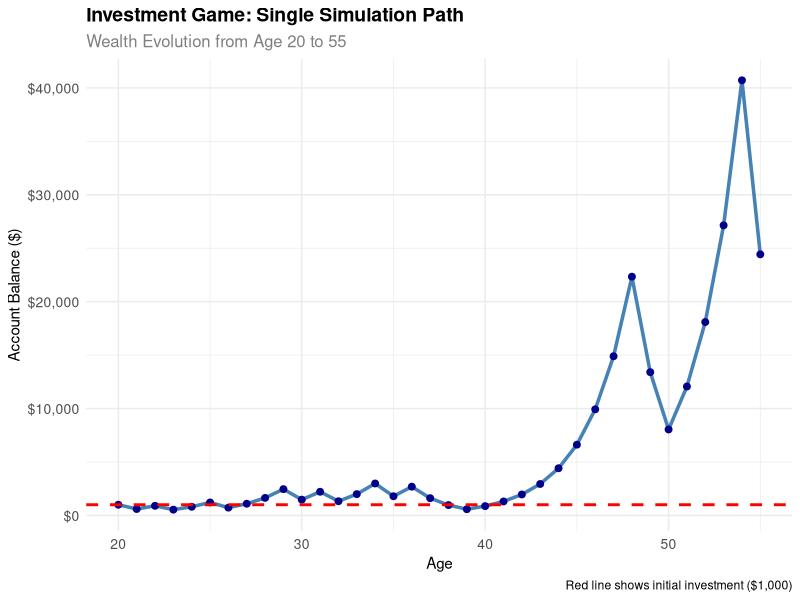
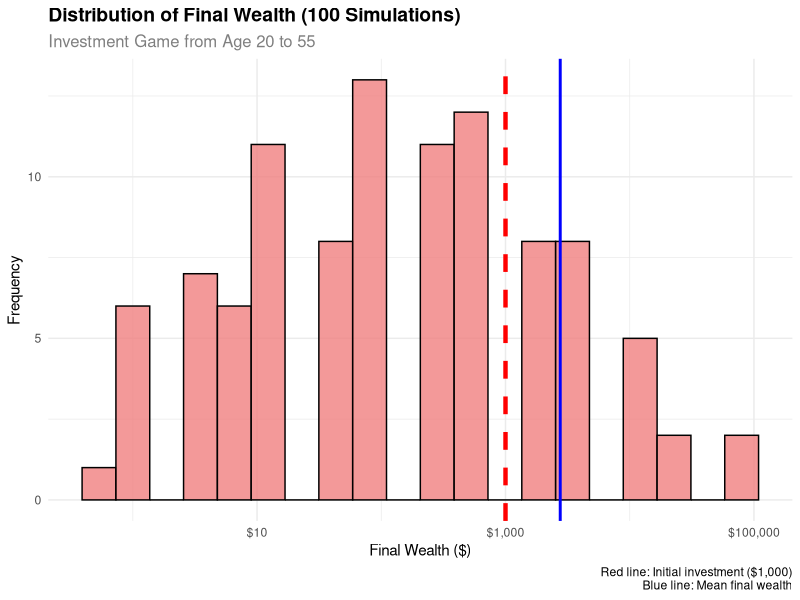
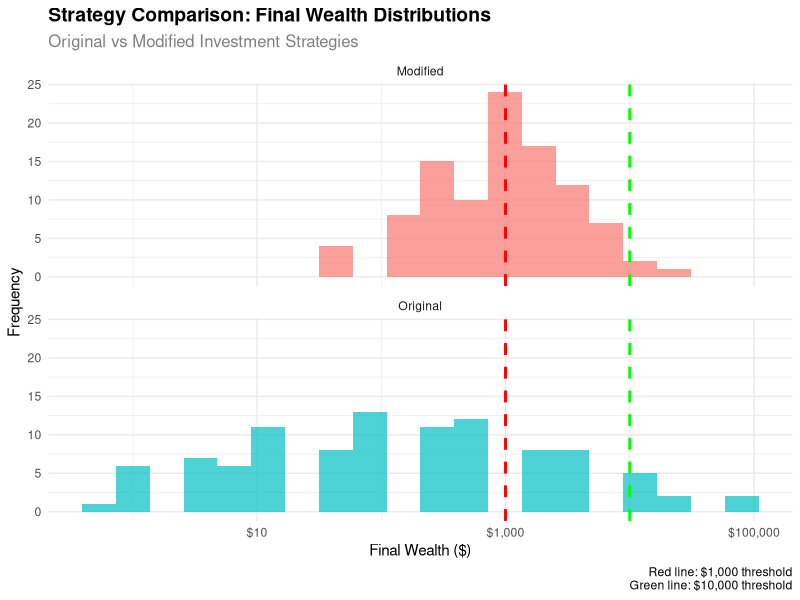
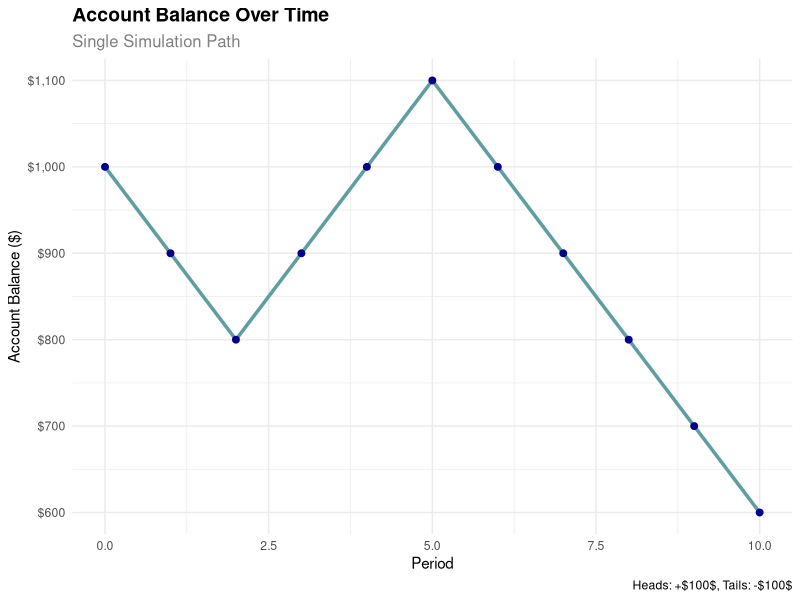
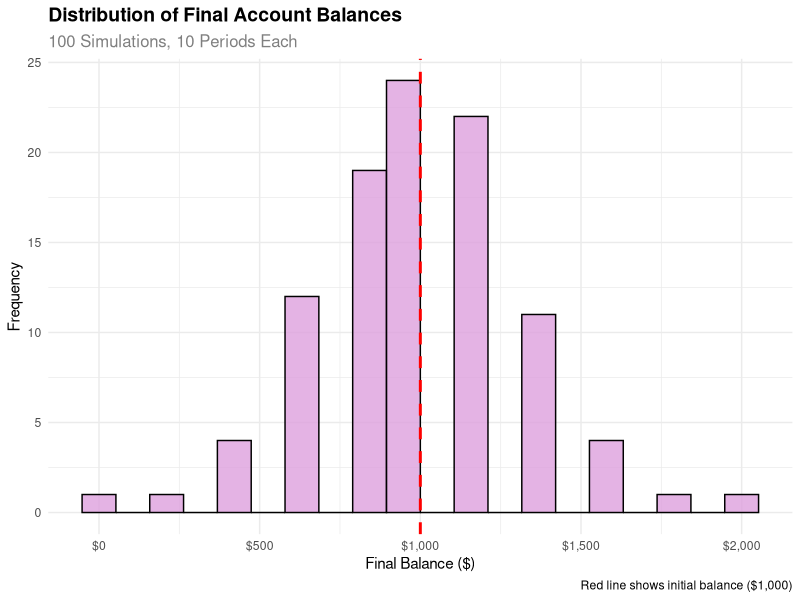

Write the R code that produced these figures, in order.
## ---- chunk 1
#| label: setup
#| echo: true

# Load required libraries
suppressPackageStartupMessages({
  library(tidyverse)
  library(ggplot2)
  library(scales)
})

# Set seed for reproducibility
set.seed(123)
## ---- chunk 2
#| label: expected-value
#| echo: true
#| fig-cap: Expected value calculation for the investment game

# Parameters for the original game
initial_wealth <- 1000
heads_multiplier <- 1.5  # +50% gain
tails_multiplier <- 0.6  # -40% loss
probability_heads <- 0.5

# Calculate expected value after one coin flip
expected_value_one_flip <- probability_heads * (initial_wealth * heads_multiplier) + 
                          (1 - probability_heads) * (initial_wealth * tails_multiplier)

# Calculate expected return rate
expected_return_rate <- (expected_value_one_flip - initial_wealth) / initial_wealth

cat("Expected value after 1 coin flip: $", round(expected_value_one_flip, 2), "\n")
cat("Expected return rate: ", round(expected_return_rate * 100, 2), "%\n")
cat("Is expected value positive? ", expected_value_one_flip > initial_wealth, "\n")
## ---- chunk 3
#| label: expectation-analysis
#| echo: true

cat("ANALYSIS:\n")
cat("=========\n")
cat("Expected value: $", round(expected_value_one_flip, 2), "\n")
cat("Initial wealth: $", initial_wealth, "\n")
cat("Difference: $", round(expected_value_one_flip - initial_wealth, 2), "\n\n")

if (expected_value_one_flip > initial_wealth) {
  cat("The expected value is POSITIVE, suggesting the game is favorable.\n")
  cat("However, this is misleading because it doesn't account for the multiplicative nature of the game.\n")
  cat("In reality, the geometric mean return is what matters for long-term wealth growth.\n")
} else {
  cat("The expected value is NEGATIVE, suggesting the game is unfavorable.\n")
}

# Calculate geometric mean return
geometric_mean_return <- sqrt(heads_multiplier * tails_multiplier)
cat("\nGeometric mean return per flip:", round(geometric_mean_return, 4), "\n")
cat("This means wealth will DECLINE over time (geometric mean < 1)\n")
## ---- chunk 4
#| label: single-simulation
#| echo: true
#| fig-cap: Single simulation showing wealth evolution over time

# Function to simulate one path
simulate_investment_path <- function(initial_wealth, n_periods, heads_mult, tails_mult) {
  wealth <- initial_wealth
  path <- numeric(n_periods + 1)
  path[1] <- initial_wealth
  
  for (i in 1:n_periods) {
    coin_flip <- rbinom(1, 1, 0.5)
    if (coin_flip == 1) {
      wealth <- wealth * heads_mult
    } else {
      wealth <- wealth * tails_mult
    }
    path[i + 1] <- wealth
  }
  
  return(path)
}

# Simulate one path (assuming 35 years from age 20 to 55)
n_periods <- 35
single_path <- simulate_investment_path(initial_wealth, n_periods, heads_multiplier, tails_multiplier)

# Create data frame for plotting
simulation_data <- tibble(
  age = 20:(20 + n_periods),
  wealth = single_path
)

# Create time series plot
ggplot(simulation_data, aes(x = age, y = wealth)) +
  geom_line(color = "steelblue", linewidth = 1.2) +
  geom_point(color = "darkblue", size = 2) +
  geom_hline(yintercept = initial_wealth, color = "red", linetype = "dashed", linewidth = 1) +
  labs(
    title = "Investment Game: Single Simulation Path",
    subtitle = "Wealth Evolution from Age 20 to 55",
    x = "Age",
    y = "Account Balance ($)",
    caption = "Red line shows initial investment ($1,000)"
  ) +
  scale_y_continuous(labels = dollar_format()) +
  theme_minimal() +
  theme(
    plot.title = element_text(size = 14, face = "bold"),
    plot.subtitle = element_text(size = 12, color = "gray50"),
    axis.text = element_text(size = 10)
  )

# Show final results
cat("SINGLE SIMULATION RESULTS:\n")
cat("==========================\n")
cat("Initial wealth: $", initial_wealth, "\n")
cat("Final wealth: $", round(single_path[length(single_path)], 2), "\n")
cat("Total return: ", round((single_path[length(single_path)] / initial_wealth - 1) * 100, 2), "%\n")
cat("Are you happy? ", ifelse(single_path[length(single_path)] > initial_wealth, "YES!", "NO..."), "\n")
## ---- chunk 5
#| label: multiple-simulations
#| echo: true
#| fig-cap: Distribution of final wealth from 100 simulations

# Run 100 simulations
n_simulations <- 100
final_wealths <- numeric(n_simulations)

for (i in 1:n_simulations) {
  path <- simulate_investment_path(initial_wealth, n_periods, heads_multiplier, tails_multiplier)
  final_wealths[i] <- path[length(path)]
}

# Create data frame for analysis
simulation_results <- tibble(
  simulation = 1:n_simulations,
  final_wealth = final_wealths
)

# Create histogram
ggplot(simulation_results, aes(x = final_wealth)) +
  geom_histogram(bins = 20, fill = "lightcoral", alpha = 0.8, color = "black") +
  geom_vline(xintercept = initial_wealth, color = "red", linetype = "dashed", linewidth = 1.5) +
  geom_vline(xintercept = mean(final_wealths), color = "blue", linetype = "solid", linewidth = 1) +
  labs(
    title = "Distribution of Final Wealth (100 Simulations)",
    subtitle = "Investment Game from Age 20 to 55",
    x = "Final Wealth ($)",
    y = "Frequency",
    caption = "Red line: Initial investment ($1,000)\nBlue line: Mean final wealth"
  ) +
  scale_x_continuous(labels = dollar_format(), trans = "log10") +
  theme_minimal() +
  theme(
    plot.title = element_text(size = 14, face = "bold"),
    plot.subtitle = element_text(size = 12, color = "gray50")
  )

# Summary statistics
summary_stats <- simulation_results %>%
  summarise(
    mean_wealth = mean(final_wealth),
    median_wealth = median(final_wealth),
    min_wealth = min(final_wealth),
    max_wealth = max(final_wealth),
    prob_above_initial = mean(final_wealth > initial_wealth)
  )

cat("MULTIPLE SIMULATIONS RESULTS (100 runs):\n")
cat("========================================\n")
print(summary_stats)

cat("\nAre you happy with these results?\n")
cat("The median wealth is $", round(median(final_wealths), 2), 
    " which is ", ifelse(median(final_wealths) > initial_wealth, "above", "below"), 
    " the initial investment.\n")
cat("Only ", round(mean(final_wealths > initial_wealth) * 100, 1), 
    "% of simulations resulted in wealth above the initial $1,000.\n")
## ---- chunk 6
#| label: probability-analysis
#| echo: true

# Calculate probability of wealth > $1,000 at age 55
prob_above_1000 <- mean(final_wealths > 1000)

cat("PROBABILITY ANALYSIS:\n")
cat("====================\n")
cat("Probability of wealth > $1,000 at age 55: ", round(prob_above_1000, 3), "\n")
cat("This means there's a ", round(prob_above_1000 * 100, 1), 
    "% chance of having more than your initial investment.\n")
cat("Conversely, there's a ", round((1 - prob_above_1000) * 100, 1), 
    "% chance of losing money.\n")

# Additional probability insights
prob_above_5000 <- mean(final_wealths > 5000)
prob_above_10000 <- mean(final_wealths > 10000)

cat("\nAdditional probabilities:\n")
cat("P(wealth > $5,000): ", round(prob_above_5000, 3), "\n")
cat("P(wealth > $10,000): ", round(prob_above_10000, 3), "\n")
## ---- chunk 7
#| label: modified-strategy
#| echo: true
#| fig-cap: Comparison between original and modified strategies

# Modified strategy: bet exactly 50% of current balance each time
simulate_modified_strategy <- function(initial_wealth, n_periods) {
  wealth <- initial_wealth
  path <- numeric(n_periods + 1)
  path[1] <- initial_wealth
  
  for (i in 1:n_periods) {
    # Bet exactly 50% of current wealth
    bet_amount <- wealth * 0.5
    remaining_wealth <- wealth - bet_amount
    
    coin_flip <- rbinom(1, 1, 0.5)
    if (coin_flip == 1) {
      # Win: bet increases by 50%
      bet_result <- bet_amount * 1.5
    } else {
      # Lose: bet decreases by 40%
      bet_result <- bet_amount * 0.6
    }
    
    wealth <- remaining_wealth + bet_result
    path[i + 1] <- wealth
  }
  
  return(path)
}

# Run 100 simulations for modified strategy
modified_final_wealths <- numeric(n_simulations)

for (i in 1:n_simulations) {
  path <- simulate_modified_strategy(initial_wealth, n_periods)
  modified_final_wealths[i] <- path[length(path)]
}

# Create comparison data frame
comparison_data <- tibble(
  strategy = rep(c("Original", "Modified"), each = n_simulations),
  final_wealth = c(final_wealths, modified_final_wealths)
)

# Create comparison plot
ggplot(comparison_data, aes(x = final_wealth, fill = strategy)) +
  geom_histogram(alpha = 0.7, bins = 20, position = "identity") +
  geom_vline(xintercept = 1000, color = "red", linetype = "dashed", linewidth = 1) +
  geom_vline(xintercept = 10000, color = "green", linetype = "dashed", linewidth = 1) +
  facet_wrap(~strategy, ncol = 1) +
  labs(
    title = "Strategy Comparison: Final Wealth Distributions",
    subtitle = "Original vs Modified Investment Strategies",
    x = "Final Wealth ($)",
    y = "Frequency",
    caption = "Red line: $1,000 threshold\nGreen line: $10,000 threshold"
  ) +
  scale_x_continuous(labels = dollar_format(), trans = "log10") +
  theme_minimal() +
  theme(
    plot.title = element_text(size = 14, face = "bold"),
    plot.subtitle = element_text(size = 12, color = "gray50"),
    legend.position = "none"
  )

# Calculate probabilities for modified strategy
prob_above_1000_modified <- mean(modified_final_wealths > 1000)
prob_above_10000_modified <- mean(modified_final_wealths > 10000)

cat("MODIFIED STRATEGY COMPARISON:\n")
cat("============================\n")
cat("Original Strategy:\n")
cat("  P(wealth > $1,000): ", round(prob_above_1000, 3), "\n")
cat("  P(wealth > $10,000): ", round(prob_above_10000, 3), "\n\n")

cat("Modified Strategy:\n")
cat("  P(wealth > $1,000): ", round(prob_above_1000_modified, 3), "\n")
cat("  P(wealth > $10,000): ", round(prob_above_10000_modified, 3), "\n\n")

cat("COMPARISON:\n")
cat("P(wealth > $10,000) is ", 
    ifelse(prob_above_10000_modified > prob_above_10000, "HIGHER", "LOWER"), 
    " in the modified strategy.\n")
cat("Difference: ", round((prob_above_10000_modified - prob_above_10000) * 100, 1), " percentage points\n")
## ---- chunk 8
#| label: summary-insights
#| echo: true

cat("KEY INSIGHTS FROM THE SIMULATION:\n")
cat("=================================\n\n")

cat("1. EXPECTED VALUE DECEPTION:\n")
cat("   - Expected value suggests the game is favorable\n")
cat("   - But geometric mean shows wealth will decline over time\n")
cat("   - This is a classic example of why expected value can be misleading\n\n")

cat("2. PROBABILITY OF SUCCESS:\n")
cat("   - Only ", round(prob_above_1000 * 100, 1), "% chance of beating initial investment\n")
cat("   - ", round((1 - prob_above_1000) * 100, 1), "% chance of losing money\n\n")

cat("3. STRATEGY COMPARISON:\n")
cat("   - Modified strategy (betting 50%) shows different risk profile\n")
cat("   - P(wealth > $10,000): Original = ", round(prob_above_10000, 3), 
    ", Modified = ", round(prob_above_10000_modified, 3), "\n\n")

cat("4. SIMULATION WISDOM:\n")
cat("   - Simulation reveals the true nature of multiplicative processes\n")
cat("   - Intuition often fails with compound effects\n")
cat("   - Always run simulations to understand complex systems!\n")
## ---- chunk 9
#| label: simple-sim-r
#| fig-cap: R simulation of coin flip game
#| echo: true

suppressPackageStartupMessages(library(tidyverse))

# Set seed for reproducibility
set.seed(123)

# Number of simulations
n_sims <- 10

# Create simulation data
sim_data <- tibble(
  sim_num = 1:n_sims,
  coin_flip = rbinom(n = n_sims, size = 1, prob = 0.5)
) %>%
  mutate(
    winnings = if_else(coin_flip == 1, 100, -100)
  )

# Display results
sim_data
## ---- chunk 10
#| label: timeseries-sim-r
#| fig-cap: R time-series simulation of account balance
#| echo: true

suppressPackageStartupMessages(library(tidyverse))
suppressPackageStartupMessages(library(ggplot2))

# Set seed for reproducibility
set.seed(456)

# Parameters
initial_balance <- 1000
n_periods <- 10
n_sims <- 1  # Start with one simulation

# Simulate one path
simulate_path <- function(initial, periods) {
  balance <- initial
  path <- numeric(periods + 1)
  path[1] <- initial
  
  for (i in 1:periods) {
    coin_flip <- rbinom(1, 1, 0.5)
    if (coin_flip == 1) {
      balance <- balance + 100
    } else {
      balance <- balance - 100
    }
    path[i + 1] <- balance
  }
  
  return(path)
}

# Run simulation
time_series_data <- tibble(
  period = 0:n_periods,
  balance = simulate_path(initial_balance, n_periods)
)

# Create time series plot
ggplot(time_series_data, aes(x = period, y = balance)) +
  geom_line(color = "cadetblue", linewidth = 1.2) +
  geom_point(color = "darkblue", size = 2) +
  labs(
    title = "Account Balance Over Time",
    subtitle = "Single Simulation Path",
    x = "Period",
    y = "Account Balance ($)",
    caption = "Heads: +$100$, Tails: -$100$"
  ) +
  scale_y_continuous(labels = scales::dollar_format()) +
  theme_minimal() +
  theme(
    plot.title = element_text(size = 14, face = "bold"),
    plot.subtitle = element_text(size = 12, color = "gray50")
  )

# Show the data
time_series_data
## ---- chunk 11
#| label: distribution-sim-r
#| fig-cap: R probability distribution of final balances
#| echo: true

suppressPackageStartupMessages(library(tidyverse))
suppressPackageStartupMessages(library(ggplot2))

# Set seed for reproducibility
set.seed(789)

# Parameters
initial_balance <- 1000
n_periods <- 10
n_sims <- 100  # Multiple simulations

# Simulate multiple paths
simulate_final_balance <- function(initial, periods) {
  balance <- initial
  for (i in 1:periods) {
    coin_flip <- rbinom(1, 1, 0.5)
    if (coin_flip == 1) {
      balance <- balance + 100  # $100 gain
    } else {
      balance <- balance - 100  # $100 loss
    }
  }
  return(balance)
}

# Run multiple simulations
final_balances <- replicate(n_sims, simulate_final_balance(initial_balance, n_periods))

# Create data frame
distribution_data <- tibble(
  sim_num = 1:n_sims,
  final_balance = final_balances
)

# Create histogram
ggplot(distribution_data, aes(x = final_balance)) +
  geom_histogram(bins = 20, fill = "plum", alpha = 0.8, color = "black") +
  geom_vline(xintercept = initial_balance, color = "red", linetype = "dashed", linewidth = 1) +
  labs(
    title = "Distribution of Final Account Balances",
    subtitle = paste("100 Simulations,", n_periods, "Periods Each"),
    x = "Final Balance ($)",
    y = "Frequency",
    caption = "Red line shows initial balance ($1,000)"
  ) +
  scale_x_continuous(labels = scales::dollar_format()) +
  theme_minimal() +
  theme(
    plot.title = element_text(size = 14, face = "bold"),
    plot.subtitle = element_text(size = 12, color = "gray50")
  )

# Summary statistics
summary_stats <- distribution_data %>%
  summarise(
    mean_balance = mean(final_balance),
    median_balance = median(final_balance),
    prob_above_initial = mean(final_balance > initial_balance)
  )

print("Summary Statistics:")
summary_stats
